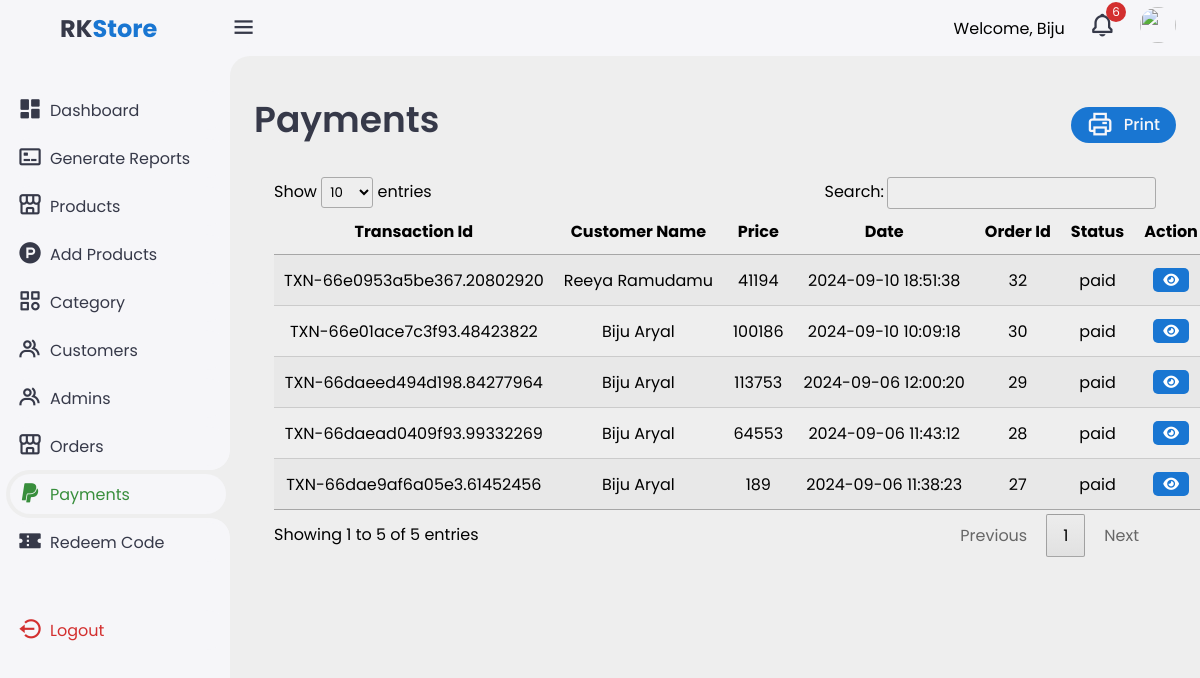
/admin/payments.php (signed in), run on an earlier commit of the app's database.
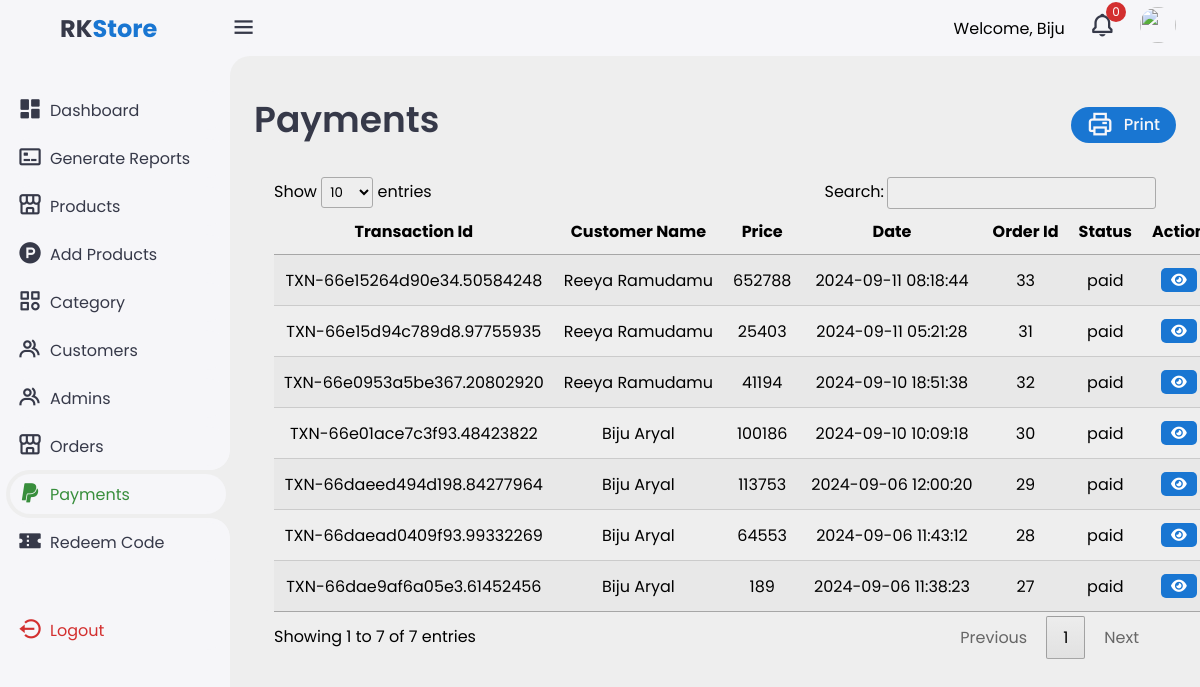
And on a later commit of the database.
### tables this page shows
CREATE TABLE `payments` (
  `payment_id` int(11) NOT NULL,
  `order_id` int(11) DEFAULT NULL,
  `payment_method` varchar(50) DEFAULT NULL,
  `payment_status` enum('paid','pending','failed') DEFAULT 'pending',
  `transaction_id` varchar(100) DEFAULT NULL,
  `amount` decimal(10,0) NOT NULL,
  `payment_date` timestamp NOT NULL DEFAULT current_timestamp()
);

CREATE TABLE `users` (
  `user_id` int(11) NOT NULL,
  `first_name` varchar(50) NOT NULL,
  `last_name` varchar(50) NOT NULL,
  `profile_pic` varchar(255) DEFAULT NULL,
  `email` varchar(100) NOT NULL,
  `password` varchar(255) NOT NULL,
  `phone_number` varchar(15) DEFAULT NULL,
  `address` varchar(255) DEFAULT NULL,
  `street` varchar(255) DEFAULT NULL,
  `apartment` varchar(255) DEFAULT NULL,
  `city` varchar(255) DEFAULT NULL,
  `status` enum('active','disabled') DEFAULT 'active',
  `verification` enum('verified','unverified') DEFAULT 'unverified',
  `verification_token` varchar(255) DEFAULT NULL,
  `created_at` timestamp NULL DEFAULT NULL,
  `updated_at` timestamp NOT NULL DEFAULT current_timestamp() ON UPDATE current_timestamp()
);

### admin/payments.php (the view, shortened to what the changed rows need)
<?php
include_once("./include/sidebar.php");
include_once('./php/connection.php');
?>
<main>
    <div class="header">
        <div class="left">
            <h1>Payments</h1>
        </div>
        <a href="#" class="report" onclick="printOrders()">
        </a>
    </div>
    <div class="container">
        <?php
        $sql = "SELECT * FROM payments ORDER BY payment_date DESC";
        $result = mysqli_query($conn, $sql);
        ?>
        <table id="example" class="display responsive nowrap" style="width:100%;">
            <thead>
                <tr>
                    <th>Transaction Id</th>
                    <th>Customer Name</th>
                    <th>Price</th>
                    <th>Date</th>
                    <th>Order Id</th>
                    <th>Status</th>
                    <th>Action</th>
                </tr>
            </thead>
            <tbody>
                <?php
                if (mysqli_num_rows($result) > 0) {
                    while ($row = mysqli_fetch_assoc($result)) {
                        $order_id = $row['order_id'];
                        $orderSql = "SELECT * FROM orders WHERE order_id='$order_id'";
                        $orderRow = mysqli_fetch_assoc(mysqli_query($conn,$orderSql));
                        $userId = $orderRow['user_id'];
                        $userSql = "SELECT * FROM users WHERE user_id='$userId'";
                        $rowUser = mysqli_fetch_assoc(mysqli_query($conn,$userSql));
                        echo "<tr>";
                        echo "<td>" . $row['transaction_id'] . "</td>";
                        echo "<td>" . $rowUser['first_name'] ." ". $rowUser['last_name'] . "</td>";
                        echo "<td>" . $row['amount'] . "</td>";
                        echo "<td>" . $row['payment_date'] . "</td>";
                        echo "<td>" . $row['order_id'] . "</td>";
                        echo "<td>" . $row['payment_status'] . "</td>";
                        echo "<td class='actions'>
                         <a href='./view-orders.php?orderId=" . $row['order_id'] . "'><i class='fa fa-eye edit'></i></a>
                      </td>";
                        echo "</tr>";
                    }
                } else {
                    echo "<tr><td colspan='7'>No categories found</td></tr>";
                }
                ?>
            </tbody>
        </table>
    </div>
</main>
<?php
include_once("./include/bottom.php");
?>

### admin/include/sidebar.php (shortened to what the changed rows need)
<?php
$connection = mysqli_connect("localhost", "root", "", "rk_db");
?>
<!DOCTYPE html>
<html lang="en">
<head>
    <link href='https://unpkg.com/boxicons@2.1.4/css/boxicons.min.css' rel='stylesheet'>
    <link rel="stylesheet" href="https://cdnjs.cloudflare.com/ajax/libs/font-awesome/6.6.0/css/all.min.css">
    <link rel="stylesheet" href="https://unicons.iconscout.com/release/v3.0.6/css/line.css">
    <link rel="stylesheet" href="./css/style.css">
    <link rel="stylesheet" href="https://cdn.datatables.net/1.10.19/css/jquery.dataTables.min.css">
    <link rel="stylesheet" href="https://cdn.datatables.net/responsive/2.2.3/css/responsive.dataTables.min.css">
</head>
<body>
    <div class="content">
        <nav>
            <?php
            $sqli = "SELECT * FROM orders WHERE status='pending'";
            $resulti = mysqli_query($connection, $sqli);
            ?>
            <div class="notif">
                <a href="#">
                    <i class='bx bx-bell'></i>
                    <span class="count"><?php echo mysqli_num_rows($resulti); ?></span>
                </a>
            </div>
        </nav>

What changed in the data, as far as the page shows it:
added payments: transaction "TXN-66e15264d90e34.50584248", users.first_name "Reeya", users.last_name "Ramudamu", amount "652788", payment_date "2024-09-11 08:18:44", order "33", payment_status "paid"
added payments: transaction "TXN-66e15d94c789d8.97755935", users.first_name "Reeya", users.last_name "Ramudamu", amount "25403", payment_date "2024-09-11 05:21:28", order "31", payment_status "paid"
Also different on the page:
mysqli_num_rows($resulti): "6" → "0"
text written by a page script: "Show entries Search: Showing 1 to 5 of 5 entries Previous 1 Next" → "Show entries Search: Showing 1 to 7 of 7 entries Previous 1 Next"
